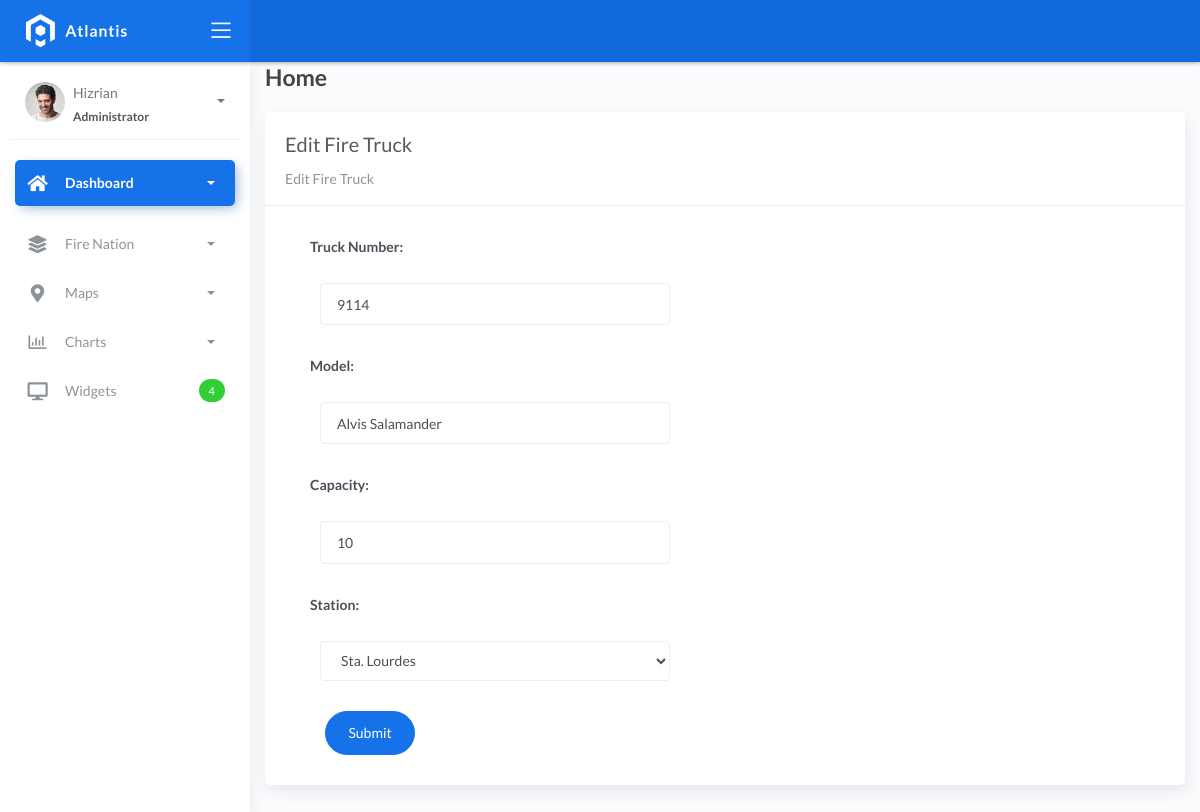
Screenshot of /firetrucklist/1 with the database file from the repository.
### fire/models.py (models this page shows, shortened)
class BaseModel(models.Model):
    created_at = models.DateTimeField(auto_now_add=True, db_index=True)
    updated_at = models.DateTimeField(auto_now=True)
    class Meta:
        abstract = True

class FireTruck(BaseModel):
    truck_number = models.CharField(max_length=150)
    model = models.CharField(max_length=150)
    capacity = models.CharField(max_length=150)  # water
    station = models.ForeignKey(FireStation, on_delete=models.CASCADE)

### fire/views.py (the view)
# urls.py: path('firetrucklist/<pk>', views.FireTruckUpdateView.as_view(), name='firetruck-update'),
class FireTruckUpdateView(UpdateView):
    model = FireTruck
    form_class = FireTruckForm
    template_name = "firetruck_edit.html"
    success_url = reverse_lazy('firetruck-list')

### fire/forms.py
class FireTruckForm(ModelForm):
    class Meta:
        model = FireTruck
        fields = "__all__"
        labels = {
            'truck_number': 'Truck Number',
            'model': 'Model',
            'capacity': 'Capacity',
            'station': 'Station',
        }

### fire/models.py (called while the page is built)
    def __str__(self):
        return self.name

### templates/firetruck_edit.html (shortened to what this page needs)
{% extends 'base.html' %} {% load static %} {% block content %}
<div class="content">
    <div class="container-fluid">
        <h4 class="page-title">Home</h4>
        <div class="row">
            <div class="col-md-12">
                <div class="card">
                    <div class="card-header">
                        <div class="card-title">Edit Fire Truck</div>
                        <div class="card-category">Edit Fire Truck</div>
                    </div>
                    <div class="col-md-6">
                    <div class="card-body">
                        <form action="" method="post" novalidate>
                            {% csrf_token %} {% include 'includes/form.html' %}
                                <div class="form-group">
                                    <div class="col-md-12 col-sm-3">
                                        <button type="submit" class="btn btn-primary btn-rounded">Submit</button>
                                    </div>
                                </div>
                            </div>
                    </div>
                    </div>
                </div>
            </div>
        </div>
    </div>
</div>
{% endblock %}

### templates/includes/form.html (shortened to what this page needs)
{% load widget_tweaks %}
{% for field in form %}
<div class="field item form-group">
    <label>{{ field.label_tag }}</label>
  <div class="form-group">
    {% render_field field class="form-control" %}
  </div>
</div>
{% endfor %}

### rows the page displays
FireTruck: truck_number "9114" "Alvis Salamander" "10" "Sta. Lourdes"

### other values shown
{{ field.label_tag }} "Truck Number:" "Model:" "Capacity:" "Station:"
